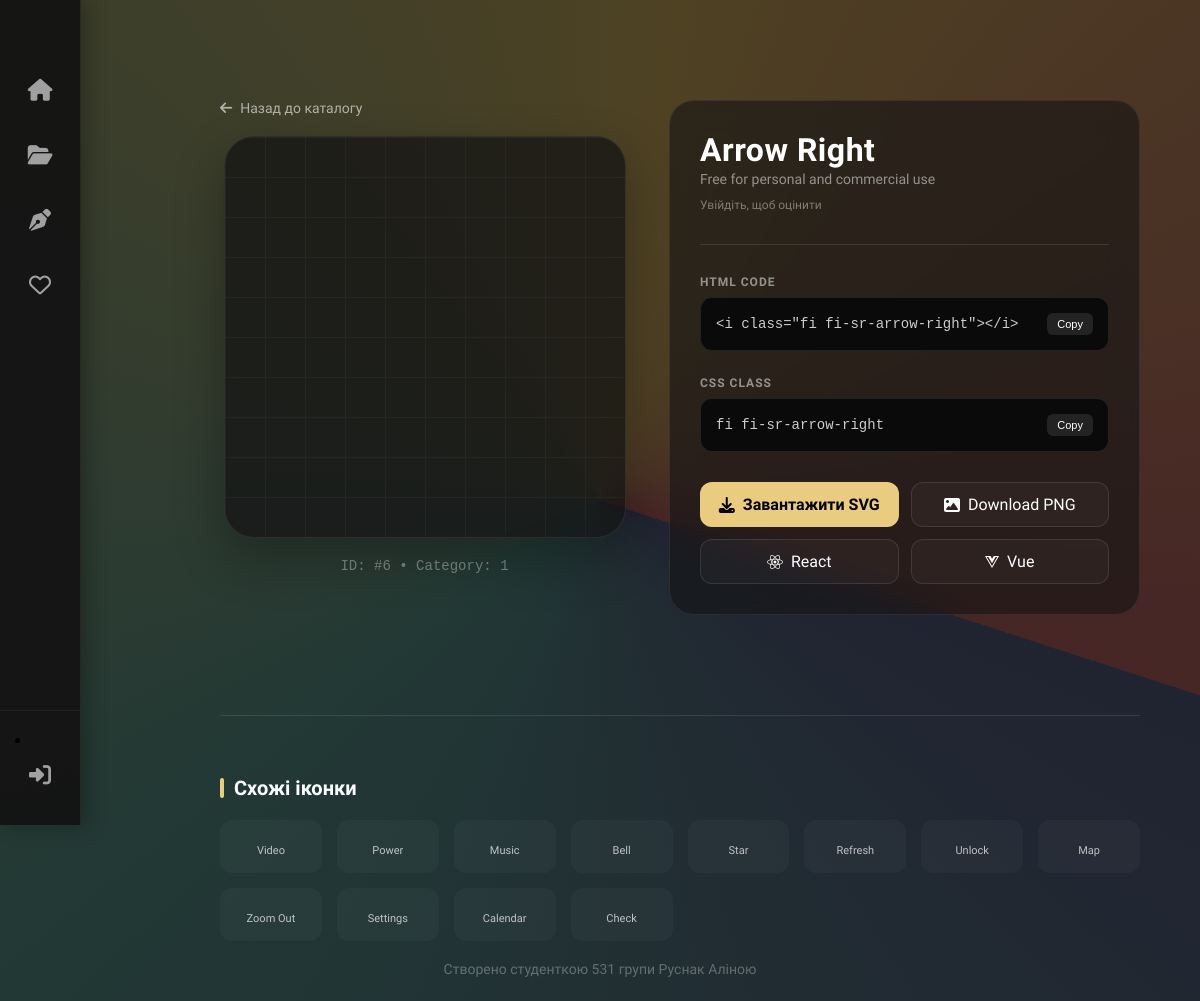
Screenshot of /php/icon.php?id=6 with the database file from the repository.
### tables this page shows
create table if not exists icon (
	id int auto_increment primary key,
    name varchar(100) not null,
	icon_class varchar(150),
	svg_path text,
    created_at TIMESTAMP DEFAULT CURRENT_TIMESTAMP, 
    
    category_id int not null,
foreign key (category_id) references category(id) on delete cascade
);

### php/icon.php (the view, shortened to what this page needs)
<?php
require_once 'db.php';
include 'header.php';
include "sidebar.php";
$iconId = intval($_GET['id']);
$stmt = $pdo->prepare("SELECT * FROM icon WHERE id = ?");
$stmt->execute([$iconId]);
$icon = $stmt->fetch();
$userRating = 0;
$relatedStmt = $pdo->prepare("SELECT * FROM icon WHERE category_id = ? AND id != ? ORDER BY RAND() LIMIT 12");
$relatedStmt->execute([$icon['category_id'], $iconId]);
$relatedIcons = $relatedStmt->fetchAll();
?>
<div class="container">
    <main class="main-content">
        <div class="icon-page">
            <div class="icon-preview-panel">
                <a href="home.php" class="back-btn-modern">
                    <i class="fa-solid fa-arrow-left"></i> Назад до каталогу
                </a>
                <div class="icon-preview-box" id="previewBox">
                </div>
                <div class="icon-preview-meta">
                    ID: #<?= $icon['id'] ?> &bull; Category: <?= $icon['category_id'] ?>
                </div>
            </div>
            <div class="icon-info-panel">
                <div class="icon-header">
                    <div>
                        <h1 class="icon-title" id="iconTitle"><?= htmlspecialchars($icon['name']) ?></h1>
                        <span style="color:rgba(255,255,255,0.5); font-size:14px;">Free for personal and commercial use</span>
                        <?php if(isset($_SESSION['user_id'])): ?>
                            <div class="rating-actions" style="margin-top: 15px; display: flex; gap: 8px; align-items: center;">
                                <button class="rate-btn like-btn <?= $userRating == 1 ? 'active' : '' ?>" data-id="<?= $iconId ?>" data-val="1">
                                    <i class="fa-solid fa-thumbs-up"></i>
                                </button>
                                <button class="rate-btn dislike-btn <?= $userRating == -1 ? 'active' : '' ?>" data-id="<?= $iconId ?>" data-val="-1">
                                    <i class="fa-solid fa-thumbs-down"></i>
                                </button>
                                <?php if($userRating != 0): ?>
                                    <button class="rate-btn remove-rating-btn" data-id="<?= $iconId ?>">
                                        <i class="fa-solid fa-xmark"></i> Забрати відгук
                                    </button>
                                <?php endif; ?>
                            </div>
                        <?php else: ?>
                            <p style="color:rgba(255,255,255,0.4); font-size:12px; margin-top:10px;">Увійдіть, щоб оцінити</p>
                        <?php endif; ?>
                    </div>
                </div>
                <div class="info-block">
                    <div class="block-title">HTML Code</div>
                    <div class="code-box">
                        <span>&lt;i class="<?= htmlspecialchars($icon['icon_class']) ?>"&gt;&lt;/i&gt;</span>
                        <button class="copy-mini-btn" onclick="copyText(this, '&lt;i class=\'<?= htmlspecialchars($icon['icon_class']) ?>\'&gt;&lt;/i&gt;')">Copy</button>
                    </div>
                </div>
                <div class="info-block">
                    <div class="block-title">CSS Class</div>
                    <div class="code-box">
                        <span><?= htmlspecialchars($icon['icon_class']) ?></span>
                        <button class="copy-mini-btn" onclick="copyText(this, '<?= htmlspecialchars($icon['icon_class']) ?>')">Copy</button>
                    </div>
                </div>
                <div class="download-grid">
                    <a href="download-svg.php?id=<?= $icon['id'] ?>" class="dl-btn primary">
                        <i class="fa-solid fa-download"></i> Завантажити SVG
                    </a>
                    <a href="#" class="dl-btn" onclick="alert('PNG download logic here')">
                        <i class="fa-solid fa-image"></i> Download PNG
                    </a>
                    <a href="#" class="dl-btn" onclick="alert('React component logic here')">
                        <i class="fa-brands fa-react"></i> React
                    </a>
                    <a href="#" class="dl-btn" onclick="alert('Vue component logic here')">
                        <i class="fa-brands fa-vuejs"></i> Vue
                    </a>
                </div>
            </div>
        </div>
        <?php if(count($relatedIcons) > 0): ?>
        <div class="related-section">
            <h3 class="related-title">Схожі іконки</h3>
            <div class="related-grid">
                <?php foreach($relatedIcons as $rel): ?>
                    <a href="icon.php?id=<?= $rel['id'] ?>" class="rel-item">
                        <span><?= htmlspecialchars($rel['name']) ?></span>
                    </a>
                <?php endforeach; ?>
            </div>
        </div>
        <?php endif; ?>
    </main>
</div>
<?php include 'footer.php'; ?>

### rows the page displays
icon: id "6", category "1", name "Arrow Right", icon_class "fi fi-sr-arrow-right"
icon: name "Video"
icon: name "Power"
icon: name "Music"
icon: name "Bell"
icon: name "Star"
icon: name "Refresh"
icon: name "Unlock"
icon: name "Map"
icon: name "Zoom Out"
icon: name "Settings"
icon: name "Calendar"
icon: name "Check"
